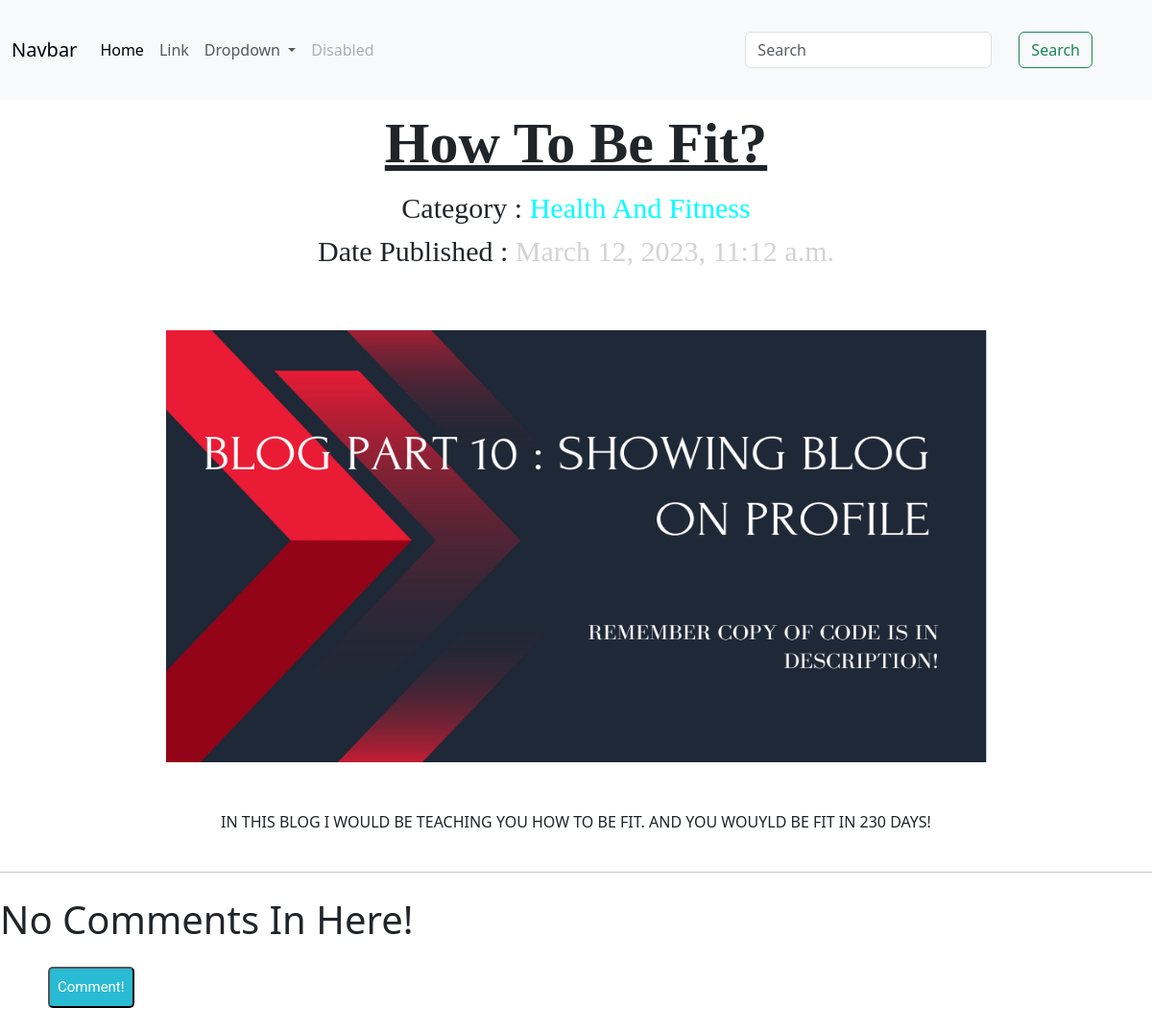
/blogapp/blog_details/4, run on an earlier commit of the app's database.
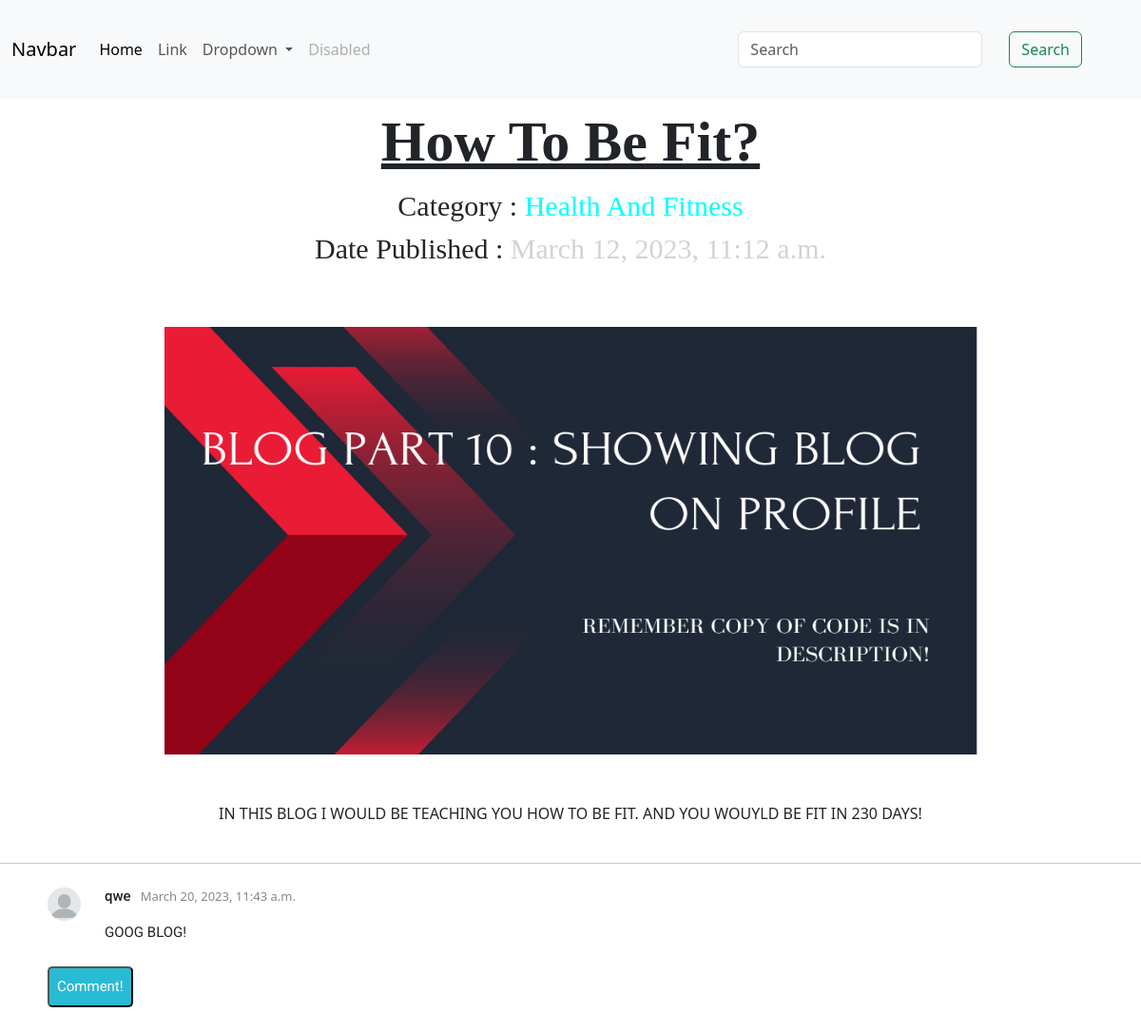
And on a later commit of the database.
### blogapp/models.py (models this page shows)
class Comment(models.Model):
    user = models.ForeignKey(User,on_delete=models.CASCADE,related_name='user_comment')
    blog = models.ForeignKey(Blog_Model,on_delete=models.CASCADE,related_name='blog_comment')
    comment = models.CharField(max_length=100)
    uploaded_date = models.DateTimeField(auto_now_add=True)

### blogapp/views.py (the view)
# urls.py: path('blog_details/<pk>',views.Blog_Details,name='blog_details'),
def Blog_Details(request,pk):
    blog_model = Blog_Model.objects.get(pk=pk)
    form = Create_Comment_Form()
    current_user = request.user
    comments = Comment.objects.filter(blog=blog_model)
    if current_user.is_authenticated:
        if request.method == 'POST':
            form = Create_Comment_Form(request.POST)
            if form.is_valid():
                form_instance = form.save(commit=False)
                form_instance.user = request.user
                form_instance.blog = blog_model
                form_instance.save()
                return HttpResponse('Congratulations! Your Comment Is Published!')
        dict = {'form':form,'blog_model':blog_model,'comments':comments}
        return render(request,'blogapp/blog_details.html',dict)
    else:
        dict = {'blog_model':blog_model,'comments':comments}
        return render(request,'blogapp/blog_details.html',dict)

### templates/blogapp/blog_details.html (shortened to what this page needs)
{% extends 'base.html' %}
{% block bodyblock %}
<div class="main-div">
    <div class="heading-div">
        <span class="title">{{blog_model.title}}</span>
        <span class="category">Category : <span class="category-span">{{blog_model.category}}</span></span>
        <span class="date">Date Published : <span class="date_added">{{blog_model.date_added}}</span></span>
    </div>
    <div class="body-div">
        <img src="/media/{{blog_model.image}}" class="image">
        <span>{{blog_model.description}}</span>
    </div>
</div>
<hr>
{%for comment in comments%}
<div class="comments_div">
    {%if comment.user.user_profile.profile_pic%}
    <div class="comment_image">
        <img src="{{comment.user.user_profile.profile_pic.url}}" alt="">
    </div>
    {%else%}
    <div class="comment_image"><img src="/media/profile_pics/user.png" alt=""></div>
    {%endif%}
    <div class="comment_content">
        <div class="comment_heading">
            <h3>{{comment.user.username}}</h3>
            <p>{{comment.uploaded_date}}</p>
        </div>
        <div class="comment_body">
            {{comment.comment}}
        </div>
    </div>
</div>
{%empty%}
<h1>No Comments In Here!</h1>
{%endfor%}
<div class="form_div">
    <form method="post">
        <button type="submit">Comment!</button>
    </form>
</div>
{% endblock bodyblock %}

What changed in the data, as far as the page shows it:
added Comment: user.username "qwe", uploaded_date "March 20, 2023, 11:43 a.m.", comment "GOOG BLOG!"
Also different on the page:
text no longer shown: "No Comments In Here!"
